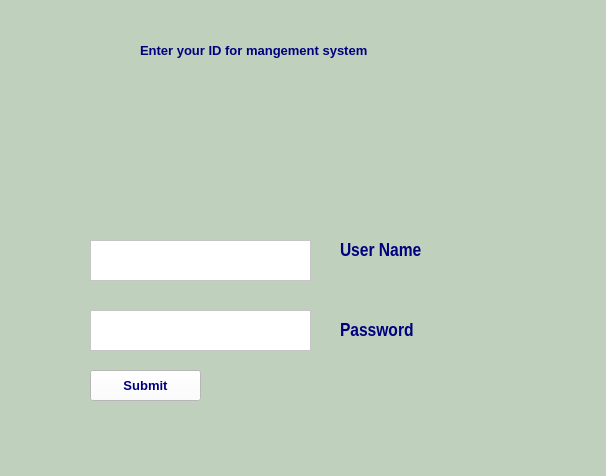
<?xml version="1.0" encoding="UTF-8"?>
<ui version="4.0">
 <class>MainWindow</class>
 <widget class="QMainWindow" name="MainWindow">
  <property name="geometry">
   <rect>
    <x>0</x>
    <y>0</y>
    <width>606</width>
    <height>476</height>
   </rect>
  </property>
  <property name="windowTitle">
   <string>managers</string>
  </property>
  <property name="styleSheet">
   <string notr="true">background-color:rgb(191, 208, 188)</string>
  </property>
  <widget class="QWidget" name="centralwidget">
   <widget class="QLabel" name="label_password">
    <property name="geometry">
     <rect>
      <x>340</x>
      <y>320</y>
      <width>141</width>
      <height>21</height>
     </rect>
    </property>
    <property name="font">
     <font>
      <family>Arial Narrow</family>
      <pointsize>14</pointsize>
      <weight>75</weight>
      <bold>true</bold>
     </font>
    </property>
    <property name="styleSheet">
     <string notr="true">color: rgb(0, 0, 127);</string>
    </property>
    <property name="text">
     <string>Password</string>
    </property>
   </widget>
   <widget class="QTextEdit" name="textEdit_user">
    <property name="geometry">
     <rect>
      <x>90</x>
      <y>240</y>
      <width>221</width>
      <height>41</height>
     </rect>
    </property>
    <property name="font">
     <font>
      <pointsize>10</pointsize>
     </font>
    </property>
    <property name="styleSheet">
     <string notr="true">background-color: rgb(255, 255, 255);</string>
    </property>
   </widget>
   <widget class="QPushButton" name="pushButton_submituser">
    <property name="geometry">
     <rect>
      <x>90</x>
      <y>370</y>
      <width>111</width>
      <height>31</height>
     </rect>
    </property>
    <property name="font">
     <font>
      <pointsize>10</pointsize>
      <weight>75</weight>
      <bold>true</bold>
     </font>
    </property>
    <property name="styleSheet">
     <string notr="true">QPushButton:hover {
	background-color: rgb(85, 170, 0);
}
QPushButton{background-color: rgb(255, 255, 255);
color: rgb(0, 0, 127);}</string>
    </property>
    <property name="text">
     <string>Submit</string>
    </property>
   </widget>
   <widget class="QTextEdit" name="textEdit_password">
    <property name="geometry">
     <rect>
      <x>90</x>
      <y>310</y>
      <width>221</width>
      <height>41</height>
     </rect>
    </property>
    <property name="font">
     <font>
      <pointsize>10</pointsize>
     </font>
    </property>
    <property name="styleSheet">
     <string notr="true">background-color: rgb(255, 255, 255);</string>
    </property>
   </widget>
   <widget class="QLabel" name="label_user">
    <property name="geometry">
     <rect>
      <x>340</x>
      <y>235</y>
      <width>151</width>
      <height>31</height>
     </rect>
    </property>
    <property name="font">
     <font>
      <family>Arial Narrow</family>
      <pointsize>14</pointsize>
      <weight>75</weight>
      <bold>true</bold>
     </font>
    </property>
    <property name="styleSheet">
     <string notr="true">color: rgb(0, 0, 127);</string>
    </property>
    <property name="text">
     <string>User Name</string>
    </property>
   </widget>
   <widget class="QLabel" name="label_userpicture">
    <property name="geometry">
     <rect>
      <x>230</x>
      <y>100</y>
      <width>101</width>
      <height>101</height>
     </rect>
    </property>
    <property name="styleSheet">
     <string notr="true">QLabel#labe_userpicture {
background-color: rgb(255, 255, 255);
    color: white;
    border-radius: 50px;
    padding: 20px;
    border: 2px solid rgb(255, 255, 255);
}
</string>
    </property>
    <property name="text">
     <string/>
    </property>
    <property name="textFormat">
     <enum>Qt::AutoText</enum>
    </property>
    <property name="pixmap">
     <pixmap>img/usericon.png</pixmap>
    </property>
    <property name="scaledContents">
     <bool>true</bool>
    </property>
    <property name="wordWrap">
     <bool>false</bool>
    </property>
    <property name="openExternalLinks">
     <bool>false</bool>
    </property>
   </widget>
   <widget class="QLabel" name="label">
    <property name="geometry">
     <rect>
      <x>140</x>
      <y>30</y>
      <width>411</width>
      <height>41</height>
     </rect>
    </property>
    <property name="font">
     <font>
      <pointsize>10</pointsize>
      <weight>75</weight>
      <bold>true</bold>
     </font>
    </property>
    <property name="styleSheet">
     <string notr="true">color: rgb(0, 0, 127);</string>
    </property>
    <property name="text">
     <string>Enter your ID for mangement system</string>
    </property>
   </widget>
  </widget>
  <widget class="QMenuBar" name="menubar">
   <property name="geometry">
    <rect>
     <x>0</x>
     <y>0</y>
     <width>606</width>
     <height>26</height>
    </rect>
   </property>
  </widget>
  <widget class="QStatusBar" name="statusbar"/>
 </widget>
 <resources/>
 <connections/>
</ui>
